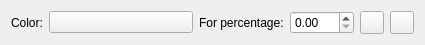
<?xml version="1.0" encoding="UTF-8"?>
<ui version="4.0">
 <class>StopPointWidget</class>
 <widget class="QWidget" name="StopPointWidget">
  <property name="geometry">
   <rect>
    <x>0</x>
    <y>0</y>
    <width>425</width>
    <height>43</height>
   </rect>
  </property>
  <property name="whatsThis">
   <string comment="@info:whatsthis">A stop point in the current color range type.</string>
  </property>
  <layout class="QHBoxLayout" name="horizontalLayout" stretch="0,0,1,0,0,0,0">
   <item>
    <spacer name="horizontalSpacer">
     <property name="orientation">
      <enum>Qt::Horizontal</enum>
     </property>
     <property name="sizeHint" stdset="0">
      <size>
       <width>0</width>
       <height>0</height>
      </size>
     </property>
    </spacer>
   </item>
   <item>
    <widget class="QLabel" name="colorLabel">
     <property name="text">
      <string comment="@label:chooser The color to be used">Color:</string>
     </property>
    </widget>
   </item>
   <item>
    <widget class="KColorButton" name="colorChooser">
     <property name="toolTip">
      <string comment="@info:tooltip">Color for this stop point</string>
     </property>
    </widget>
   </item>
   <item>
    <widget class="QLabel" name="percentageLabel">
     <property name="text">
      <string comment="@label:spinbox">For percentage:</string>
     </property>
    </widget>
   </item>
   <item>
    <widget class="QDoubleSpinBox" name="percentageSpinBox">
     <property name="toolTip">
      <string comment="@info:tooltip">Percentage for this stop point</string>
     </property>
     <property name="maximum">
      <double>100.000000000000000</double>
     </property>
    </widget>
   </item>
   <item>
    <widget class="QToolButton" name="addButton">
     <property name="toolTip">
      <string comment="@info:tooltip">Add new stop point</string>
     </property>
     <property name="whatsThis">
      <string comment="@info:whatsthis">Adds a new stop point after this one to the current color range type.</string>
     </property>
    </widget>
   </item>
   <item>
    <widget class="QToolButton" name="removeButton">
     <property name="toolTip">
      <string comment="@info:tooltip">Remove this stop point</string>
     </property>
     <property name="whatsThis">
      <string comment="@info:whatsthis">Removes this stop point from the current color range type.</string>
     </property>
    </widget>
   </item>
  </layout>
 </widget>
 <customwidgets>
  <customwidget>
   <class>KColorButton</class>
   <extends>QPushButton</extends>
   <header>kcolorbutton.h</header>
  </customwidget>
 </customwidgets>
 <resources/>
 <connections/>
</ui>
